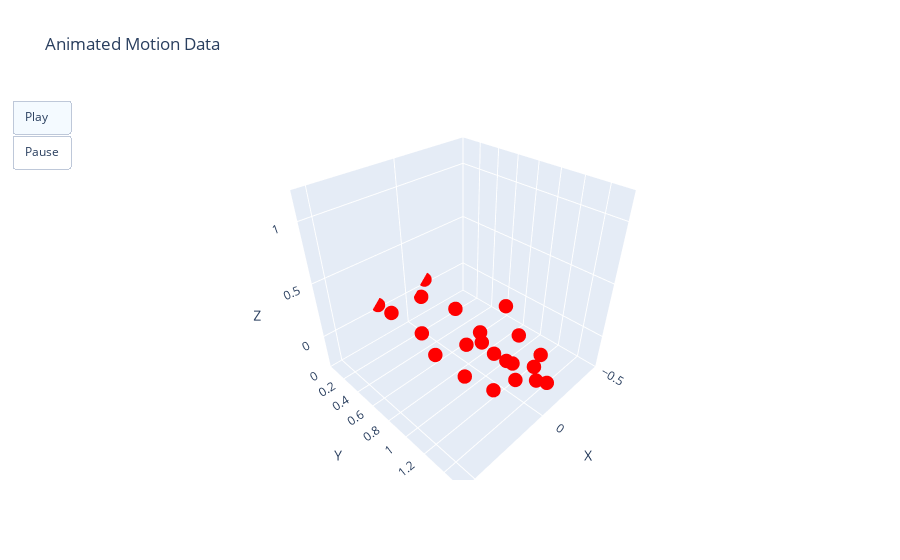

The notebook cell saved with this chart:
### Code cell
import plotly.graph_objects as go

'''Latrr I just used code from plotly to animate the skeleton after taking inspiration from MMM's visualisation'''

def animate_3d(arr):
    num_frames = arr.shape[0]

    frames = []
    for i in range(num_frames):
        frame_data = arr[i]
        scatter = go.Scatter3d(
            x=frame_data[:, 0],
            y=frame_data[:, 1],
            z=frame_data[:, 2],
            mode='markers',
            marker=dict(size=5, color='red')
        )
        frames.append(go.Frame(data=[scatter], name=f"frame{i}"))

    initial_data = frames[0].data[0]

    # Range of axis
    x_range = [arr[:, :, 0].min(), arr[:, :, 0].max()]
    y_range = [arr[:, :, 1].min(), arr[:, :, 1].max()]
    z_range = [arr[:, :, 2].min(), arr[:, :, 2].max()]

    fig = go.Figure(
        data=[initial_data],
        layout=go.Layout(
            title="Animated Motion Data",
            scene=dict(
                xaxis=dict(title='X', range=x_range),
                yaxis=dict(title='Y', range=y_range),
                zaxis=dict(title='Z', range=z_range)
            ),
            updatemenus=[
                {
                    "type": "buttons",
                    "buttons": [
                        {
                            "label": "Play",
                            "method": "animate",
                            "args": [None, {
                                "frame": {"duration": 100, "redraw": True},
                                "fromcurrent": True,
                                "transition": {"duration": 0}
                            }]
                        },
                        {
                            "label": "Pause",
                            "method": "animate",
                            "args": [[None], {
                                "frame": {"duration": 0, "redraw": False},
                                "mode": "immediate",
                                "transition": {"duration": 0}
                            }]
                        }
                    ]
                }
            ]
        ),
        frames=frames
    )

    fig.show()

motion = humanML3D
animate_3d(motion)

### Figure 1 — Plotly figure (JSON) as saved in the notebook; plotly's stock layout.template omitted (floating-point values rounded to 4 significant figures)
{"data": [{"marker": {"color": "red", "size": 5}, "mode": "markers", "type": "scatter3d", "x": [0, 0.06232, -0.05533, -0.005562, 0.1554, -0.1195, 0.006682, 0.145, -0.09412, 0.004126, 0.2143, -0.1514, -0.001079, 0.07635, -0.06925, 0.001286, 0.1923, -0.1773, 0.2143, -0.211, 0.2631, -0.279], "y": [0.9415, 0.8612, 0.8466, 1.066, 0.4799, 0.4622, 1.205, 0.04888, 0.0425, 1.262, 0.01022, 0.002616, 1.48, 1.378, 1.382, 1.571, 1.32, 1.327, 1.065, 1.067, 0.8247, 0.8339], "z": [0, -0.01699, -0.002373, -0.04336, -0.04677, -0.02196, -0.01347, -0.08039, -0.08792, -0.004242, 0.03903, 0.04422, -0.02879, -0.01372, -0.02885, 0.01784, -0.03474, -0.04936, -0.05923, -0.03947, 0.0441, 0.07899]}], "layout": {"scene": {"xaxis": {"range": [-0.5005, 0.5738], "title": {"text": "X"}}, "yaxis": {"range": [0, 1.576], "title": {"text": "Y"}}, "zaxis": {"range": [-0.3266, 1.22], "title": {"text": "Z"}}}, "title": {"text": "Animated Motion Data"}, "updatemenus": [{"buttons": [{"args": [null, {"frame": {"duration": 100, "redraw": true}, "fromcurrent": true, "transition": {"duration": 0}}], "label": "Play", "method": "animate"}, {"args": [[null], {"frame": {"duration": 0, "redraw": false}, "mode": "immediate", "transition": {"duration": 0}}], "label": "Pause", "method": "animate"}], "type": "buttons"}]}}
